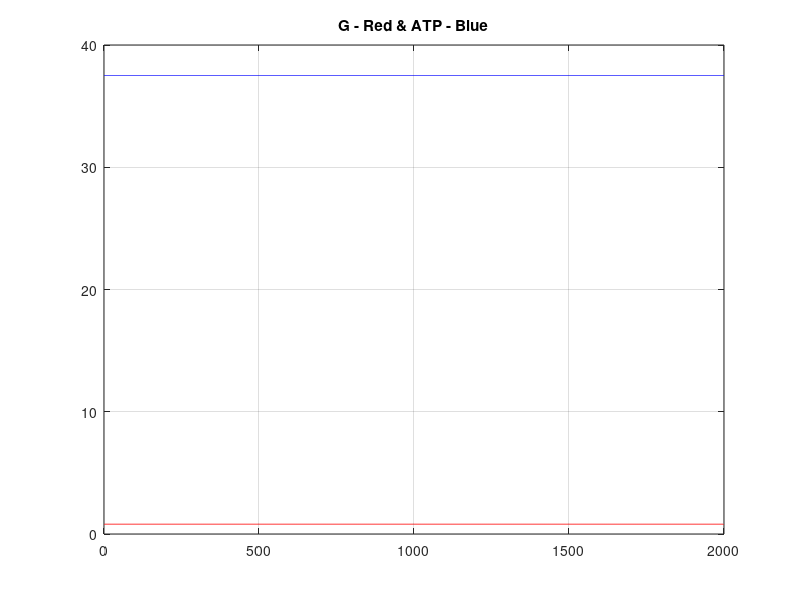

Here is the MATLAB script that generated this plot:
clear; clc;

% Effect of V_in on system

Vin = linspace(0.1, 1.6, 10);
k1 = 0.02 ;
kp = 6 ;
Km = 150;

dt    = 0.05 ;  
tlast = 2000 ; 
 
iterations = round(tlast/dt) ; 
G_arr = zeros(iterations, 1);
ATP_arr = zeros(iterations, 1);

ATP = 4;
G = 3;

for j = 1:10
    for i = 1:iterations 
        ATP_arr(i) = ATP;
        G_arr(i) = G;

        dATP_dt = 2 * k1 * G_arr(i) * ATP_arr(i) - ((kp * ATP_arr(i)) ./ (Km + ATP_arr(i))); 
        dG_dt = Vin(4) - k1 * G_arr(i) * ATP_arr(i);

        ATP = ATP + dATP_dt;
        G = G + dG_dt;
    end
end % of this time step


time = dt*(0:iterations-1)' ;

figure;
plot(time, G_arr, 'r');
hold on;
plot(time, ATP_arr, 'b');
title('G - Red & ATP - Blue');
grid on;